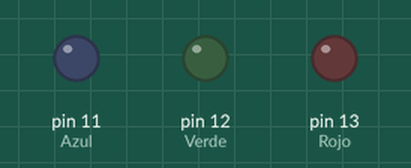
This sketch was run on a simulated Arduino Uno, built with avr-gcc and run on an emulated ATmega328P. Parts: output pins drawn as LEDs (lit = HIGH).

Above: at 0.3 s.
At 1.05 s:
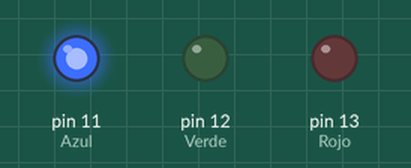
At 2.05 s:
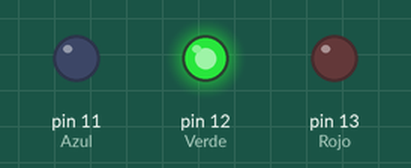
At 3.05 s:
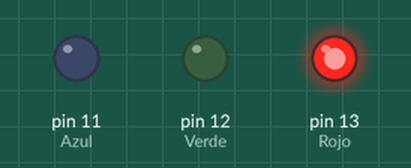
Timing chart, 0 to 3.5 s (numbered marks = the images above):
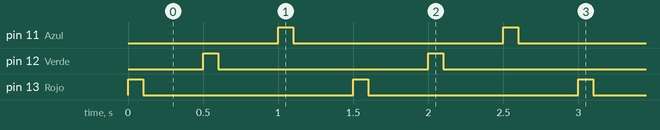

The sketch:

1-febrero.ino
```cpp
int Rojo=13;
int Verde=12;
int Azul=11;

void setup(){
pinMode(Rojo,OUTPUT);
pinMode(Verde,OUTPUT);
pinMode(Azul,OUTPUT);
}

void loop(){
digitalWrite(Rojo,HIGH);
delay(100);
digitalWrite(Rojo,LOW);
delay(400);
digitalWrite(Verde,HIGH);
delay(100);
digitalWrite(Verde,LOW);
delay(400);
digitalWrite(Azul,HIGH);
delay(100);
digitalWrite(Azul,LOW);
delay(400);
}
```

Measured:
- by itself, pin 11 (Azul), pin 12 (Verde), pin 13 (Rojo): alternates HIGH for 0.10 s and LOW for 1.4 s
- by itself, everything shown: repeats every 1.5 s, in 6 steps
